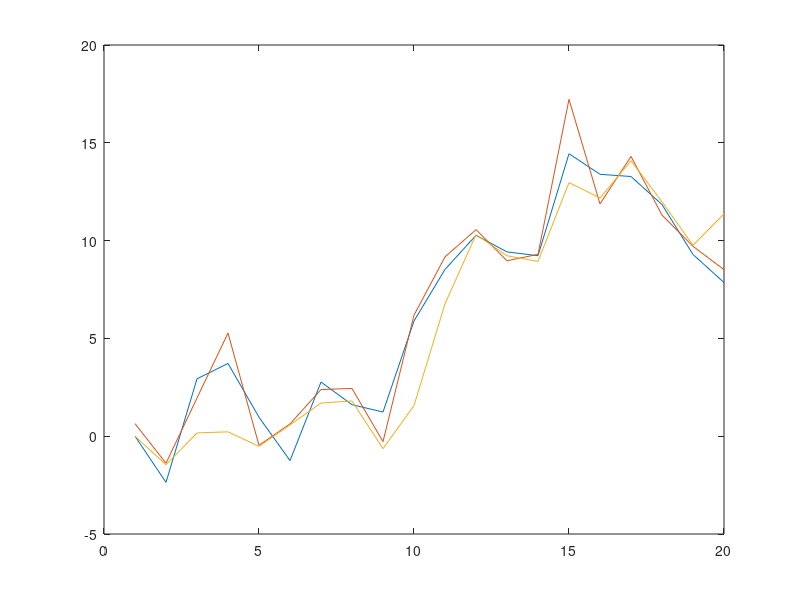

Source code (MATLAB): (Note: this script raises an error after producing the figure.)
% in this code I used the theory on a particle filter from the paper: 
% "A tutorial on particle filters", by M. Speekenbrink
% in this we track a latent states of a stochastic process, by calculating
% the a sequence of posterior distributions over consecutive observations
% the process that will be estimated is a Gaussian random walk, showing the
% change over time of the envelope and facial movements made in speech
% In the generative model this case represents the audio track for the case
% of C=2
clear all;
clc;
% rng(5); %set random seed
t_max=20; %set number of time steps in the process
n=50; %set the number of observations made for each time step, this becomes the amount of particles for each step

c=1.0; %setting a parameter for the resampling, as this is done when N_eff<=c*n, setting c=1 means at every step, setting c=0 means you never resample
%% the particle filter 
%firstly the random walk

%setting arrays to store the important parameters
a_s=zeros(t_max,1); %to be estimated
a_x=zeros(t_max,1); %noisy observations, want one observation for each time step
phi_x=zeros(t_max,n); %the samples from the distribution will be stored in here, need N samples per time step
w=zeros(t_max,n); %the weights of the different particles can be stored in here, one weight for each sample
w_store=zeros(t_max,n); %to store the before reweighting estimates
est=zeros(t_max,1); %the array to store the estimates in, these will be formed by the sum over the particles, weighted by their respective weight
N_eff=zeros(t_max,1); %array to store the effective sample size
U=zeros(t_max,n); %storing a parameter for deciding when to resample
sig_e_s=2; %setting the variance of the random walk
sig_e_ax=1; %setting the noise in the observations

%initialising the parameters
f_a_x=a_s(1)+normrnd(0,sig_e_ax); %creating the parameter that relates the noisy percept to the stimulus
a_x(1)=f_a_x;
phi_x(1,:)=normrnd(0,sig_e_s,1,n);
%now for the calculation of the weights we run into a small issue if we
%keep this continuous, as then the P(y|phi) would be 0 for every y (as the
%y is defined as a infinitly precise number in that case, thus the area
%under the curve would be 0). Thus we need to discritize the normal
%distribution of P(y|phi), so that the probability of a value is defined.
%It can then be calculated through the difference between the point just
%below and just above y in a cumulative distribution.
x_comp=linspace(-100,100,1000000); %making a large range of points, with small steps in between to evaluate the probabilities at
w_b=(normcdf(a_x(1),x_comp(dsearchn(x_comp',phi_x(1,:)')),sig_e_ax)); %obtain the cdf for lower estimate
w_ab=(normcdf(a_x(1),x_comp(dsearchn(x_comp',phi_x(1,:)')+ones(size(phi_x(1,:),1))),sig_e_ax)); %obtain cdf for higher estimate
w(1,:)=(w_b-w_ab)/(sum(w_b-w_ab)); %obtain weights and normalise, note for t=0 no multiplication with previous weights
c_av_s=[normrnd(0,sig_e_s)]; %drawing c_av^s from the normal distribution
w_store(1,:)=w(1,:);
for i=2:t_max
    e_s=normrnd(0,sig_e_s);
    c_av_s=[c_av_s c_av_s(i-1)+e_s]; %storing and adding noise
    f_a_s=c_av_s(i); %creating the parameter that relates the stimulus to the unnoisy/ideal percept, not necessary but might help in understanding the code
    a_s(i)=f_a_s; %we now have the ideal percept, this is the latent state
    f_a_x=c_av_s(i)+normrnd(0,sig_e_ax); %creating the parameter that relates the noisy percept to the stimulus
    a_x(i)=f_a_x; %we now get the noisy percepts, from which we attempt to get the latent state
    
    %now we have to update the samples from the distribution, and their
    %respective weights for the next time step
    phi_x(i,:)=normrnd(phi_x(i-1),sig_e_s,1,n); 
    w_b=(normcdf(a_x(i),x_comp(dsearchn(x_comp',phi_x(i,:)')),sig_e_ax)); %obtain the cdf for lower estimate
    w_ab=(normcdf(a_x(i),x_comp(dsearchn(x_comp',phi_x(i,:)')+ones(size(phi_x(i,:),1))),sig_e_ax)); %obtain cdf for higher estimate
    w(i,:)=((w_b-w_ab).*w(i-1,:))/(sum(((w_b-w_ab).*w(i-1,:)))); %obtain weights and normalise, note that now they have to be multiplied with the previous weigths
    w_store(i,:)=w(i,:);
    %now we can obtain the particle filter estimates
    est(i)=sum(phi_x(i,:).*w(i,:));

    %resampling step, using a so called systematic resampler
    N_eff(i)=1/(sum(w(i,:).*w(i,:))); %the effective weight of the samples
    if N_eff(i) <= c*n
        u=unifrnd(0,1,n,1);
        w_sum=cumsum(w(i,:));
        w(i,:)=1/n;
        for i_b=1:n 
            for r=2:n
                U(i_b,:)=((i_b-1)/n)+u;
                if w_sum(r-1)<=U(i_b,r) && U(i_b,r)<w_sum(r)
                    phi_x(i,i_b)=phi_x(i,r);
                end
            end
        end
    end
end

%% plotting the trajectories
figure(1)
plot(a_s);
hold on
plot(a_x);
% plot(phi_x);
plot(est);
% legend("stimulus","percept","estimate");
figure(1)
area=(500*w_store(5,:))+0.1;
scatter(5,phi_x(5,:),area)
hold on
area=(500*w_store(10,:))+0.1;
scatter(10,phi_x(10,:),area)
hold on
area=(500*w_store(15,:))+0.1;
scatter(15,phi_x(15,:),area)